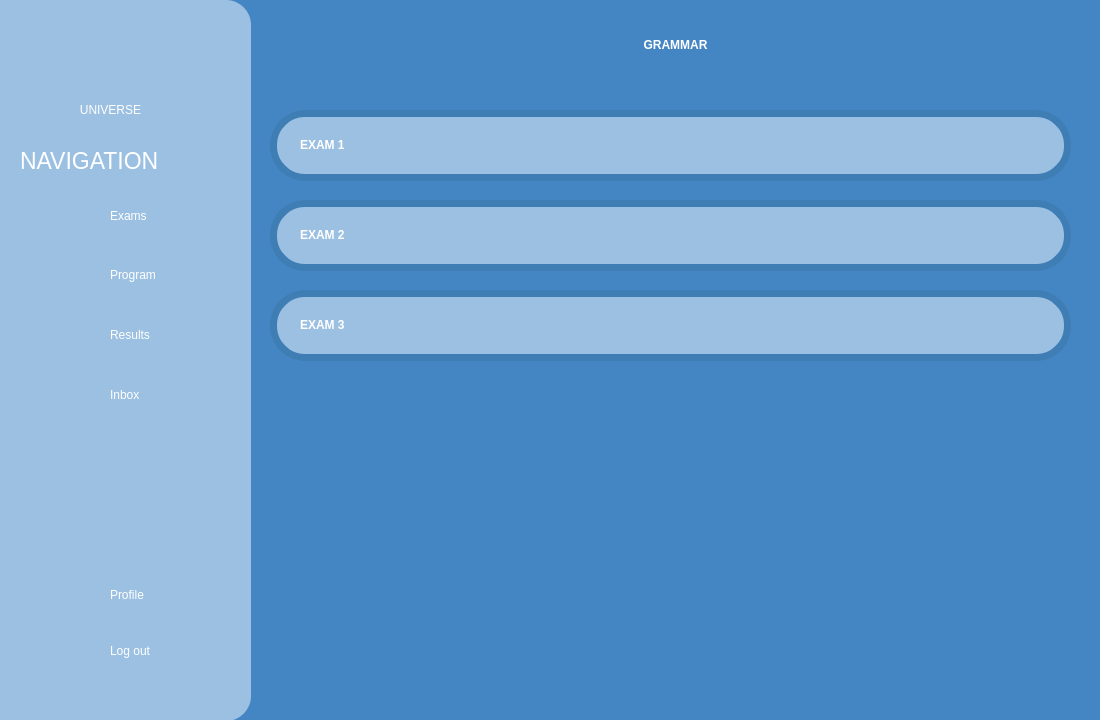
<?xml version="1.0" encoding="UTF-8"?>
<ui version="4.0">
 <class>grammar</class>
 <widget class="QWidget" name="grammar">
  <property name="geometry">
   <rect>
    <x>0</x>
    <y>0</y>
    <width>1100</width>
    <height>720</height>
   </rect>
  </property>
  <property name="windowTitle">
   <string>Form</string>
  </property>
  <widget class="QFrame" name="frame_2">
   <property name="geometry">
    <rect>
     <x>0</x>
     <y>0</y>
     <width>251</width>
     <height>721</height>
    </rect>
   </property>
   <property name="styleSheet">
    <string notr="true">background-color:rgb(155, 192, 226);
border:0px;
border-top-right-radius: 25px;
border-bottom-right-radius: 25px;</string>
   </property>
   <property name="frameShape">
    <enum>QFrame::Shape::StyledPanel</enum>
   </property>
   <property name="frameShadow">
    <enum>QFrame::Shadow::Raised</enum>
   </property>
   <widget class="QLabel" name="exams_Icon">
    <property name="geometry">
     <rect>
      <x>50</x>
      <y>190</y>
      <width>51</width>
      <height>51</height>
     </rect>
    </property>
    <property name="text">
     <string/>
    </property>
    <property name="pixmap">
     <pixmap>../assets/images/exams_icon.png</pixmap>
    </property>
    <property name="scaledContents">
     <bool>true</bool>
    </property>
   </widget>
   <widget class="QLabel" name="program_Icon">
    <property name="geometry">
     <rect>
      <x>50</x>
      <y>250</y>
      <width>51</width>
      <height>51</height>
     </rect>
    </property>
    <property name="text">
     <string/>
    </property>
    <property name="pixmap">
     <pixmap>../assets/images/program_icon.png</pixmap>
    </property>
    <property name="scaledContents">
     <bool>true</bool>
    </property>
   </widget>
   <widget class="QLabel" name="results_Icon">
    <property name="geometry">
     <rect>
      <x>50</x>
      <y>310</y>
      <width>51</width>
      <height>51</height>
     </rect>
    </property>
    <property name="text">
     <string/>
    </property>
    <property name="pixmap">
     <pixmap>../assets/images/results_icon.png</pixmap>
    </property>
    <property name="scaledContents">
     <bool>true</bool>
    </property>
   </widget>
   <widget class="QLabel" name="inbox_Icon">
    <property name="geometry">
     <rect>
      <x>50</x>
      <y>370</y>
      <width>51</width>
      <height>51</height>
     </rect>
    </property>
    <property name="text">
     <string/>
    </property>
    <property name="pixmap">
     <pixmap>../assets/images/inbox_icon.png</pixmap>
    </property>
    <property name="scaledContents">
     <bool>true</bool>
    </property>
   </widget>
   <widget class="QLabel" name="profile_Icon">
    <property name="geometry">
     <rect>
      <x>50</x>
      <y>570</y>
      <width>51</width>
      <height>51</height>
     </rect>
    </property>
    <property name="text">
     <string/>
    </property>
    <property name="pixmap">
     <pixmap>../assets/images/profile.icon.png</pixmap>
    </property>
    <property name="scaledContents">
     <bool>true</bool>
    </property>
   </widget>
   <widget class="QLabel" name="logout_Icon">
    <property name="geometry">
     <rect>
      <x>50</x>
      <y>630</y>
      <width>51</width>
      <height>51</height>
     </rect>
    </property>
    <property name="text">
     <string/>
    </property>
    <property name="pixmap">
     <pixmap resource="../resources.qrc">:/assets/images/log_out_icon.png</pixmap>
    </property>
    <property name="scaledContents">
     <bool>true</bool>
    </property>
   </widget>
   <widget class="QPushButton" name="logoutButton">
    <property name="geometry">
     <rect>
      <x>110</x>
      <y>620</y>
      <width>101</width>
      <height>61</height>
     </rect>
    </property>
    <property name="styleSheet">
     <string notr="true">font: 15pt &quot;Allerta&quot;;
color:white;
text-align:left;</string>
    </property>
    <property name="text">
     <string>Log out</string>
    </property>
   </widget>
   <widget class="QPushButton" name="examsButton">
    <property name="geometry">
     <rect>
      <x>110</x>
      <y>195</y>
      <width>71</width>
      <height>41</height>
     </rect>
    </property>
    <property name="styleSheet">
     <string notr="true">font: 15pt &quot;Allerta&quot;;
color:white;
text-align:left;</string>
    </property>
    <property name="text">
     <string>Exams</string>
    </property>
   </widget>
   <widget class="QPushButton" name="programButton">
    <property name="geometry">
     <rect>
      <x>110</x>
      <y>260</y>
      <width>111</width>
      <height>29</height>
     </rect>
    </property>
    <property name="whatsThis">
     <string>&lt;html&gt;&lt;head/&gt;&lt;body&gt;&lt;p&gt;sadas&lt;/p&gt;&lt;/body&gt;&lt;/html&gt;</string>
    </property>
    <property name="styleSheet">
     <string notr="true">font: 15pt &quot;Allerta&quot;;
color:white;
text-align:left;</string>
    </property>
    <property name="text">
     <string>Program</string>
    </property>
   </widget>
   <widget class="QPushButton" name="resultsButton">
    <property name="geometry">
     <rect>
      <x>110</x>
      <y>320</y>
      <width>91</width>
      <height>29</height>
     </rect>
    </property>
    <property name="styleSheet">
     <string notr="true">font: 15pt &quot;Allerta&quot;;
color:white;
text-align:left;</string>
    </property>
    <property name="text">
     <string>Results</string>
    </property>
   </widget>
   <widget class="QPushButton" name="inboxButton">
    <property name="geometry">
     <rect>
      <x>110</x>
      <y>380</y>
      <width>71</width>
      <height>29</height>
     </rect>
    </property>
    <property name="styleSheet">
     <string notr="true">font: 15pt &quot;Allerta&quot;;
color:white;
text-align:left;</string>
    </property>
    <property name="text">
     <string>Inbox</string>
    </property>
   </widget>
   <widget class="QPushButton" name="profileButton">
    <property name="geometry">
     <rect>
      <x>110</x>
      <y>580</y>
      <width>86</width>
      <height>29</height>
     </rect>
    </property>
    <property name="styleSheet">
     <string notr="true">font: 15pt &quot;Allerta&quot;;
color:white;
text-align:left;</string>
    </property>
    <property name="text">
     <string>Profile</string>
    </property>
   </widget>
   <widget class="QLabel" name="navigationLabel">
    <property name="geometry">
     <rect>
      <x>20</x>
      <y>130</y>
      <width>231</width>
      <height>61</height>
     </rect>
    </property>
    <property name="styleSheet">
     <string notr="true">font: 17pt;
color:white;</string>
    </property>
    <property name="text">
     <string>NAVIGATION</string>
    </property>
   </widget>
   <widget class="QLabel" name="logoIcon">
    <property name="geometry">
     <rect>
      <x>45</x>
      <y>-10</y>
      <width>141</width>
      <height>141</height>
     </rect>
    </property>
    <property name="text">
     <string/>
    </property>
    <property name="pixmap">
     <pixmap resource="../resources.qrc">:/assets/images/Logo1.png</pixmap>
    </property>
    <property name="scaledContents">
     <bool>true</bool>
    </property>
   </widget>
   <widget class="QLabel" name="label">
    <property name="geometry">
     <rect>
      <x>60</x>
      <y>100</y>
      <width>101</width>
      <height>20</height>
     </rect>
    </property>
    <property name="styleSheet">
     <string notr="true">color:white;
font: 600 12pt &quot;Crimson Text Semibold&quot;;</string>
    </property>
    <property name="text">
     <string>&lt;html&gt;&lt;head/&gt;&lt;body&gt;&lt;p align=&quot;center&quot;&gt;UNIVERSE&lt;/p&gt;&lt;/body&gt;&lt;/html&gt;</string>
    </property>
   </widget>
  </widget>
  <widget class="QLabel" name="titleLabel">
   <property name="geometry">
    <rect>
     <x>340</x>
     <y>0</y>
     <width>671</width>
     <height>91</height>
    </rect>
   </property>
   <property name="styleSheet">
    <string notr="true">color:white;
font-weight:bold;
font: 55pt &quot;Aura&quot;;</string>
   </property>
   <property name="text">
    <string>&lt;html&gt;&lt;head/&gt;&lt;body&gt;&lt;p align=&quot;center&quot;&gt;GRAMMAR&lt;/p&gt;&lt;/body&gt;&lt;/html&gt;</string>
   </property>
  </widget>
  <widget class="QLabel" name="exam3">
   <property name="geometry">
    <rect>
     <x>270</x>
     <y>290</y>
     <width>801</width>
     <height>71</height>
    </rect>
   </property>
   <property name="styleSheet">
    <string notr="true">background-color:rgb(155, 192, 226);
border:7px solid #3F7DB5;
border-radius:35px;</string>
   </property>
   <property name="text">
    <string/>
   </property>
  </widget>
  <widget class="QLabel" name="exam1">
   <property name="geometry">
    <rect>
     <x>270</x>
     <y>110</y>
     <width>801</width>
     <height>71</height>
    </rect>
   </property>
   <property name="styleSheet">
    <string notr="true">background-color:rgb(155, 192, 226);
border:7px solid #3F7DB5;
border-radius:35px;</string>
   </property>
   <property name="text">
    <string/>
   </property>
  </widget>
  <widget class="QLabel" name="backgroundblue_bg">
   <property name="geometry">
    <rect>
     <x>0</x>
     <y>0</y>
     <width>1100</width>
     <height>720</height>
    </rect>
   </property>
   <property name="styleSheet">
    <string notr="true">background-color: #4486c3;</string>
   </property>
   <property name="frameShape">
    <enum>QFrame::Shape::NoFrame</enum>
   </property>
   <property name="frameShadow">
    <enum>QFrame::Shadow::Raised</enum>
   </property>
   <property name="text">
    <string/>
   </property>
   <property name="scaledContents">
    <bool>true</bool>
   </property>
   <property name="wordWrap">
    <bool>false</bool>
   </property>
  </widget>
  <widget class="QLabel" name="exam2">
   <property name="geometry">
    <rect>
     <x>270</x>
     <y>200</y>
     <width>801</width>
     <height>71</height>
    </rect>
   </property>
   <property name="styleSheet">
    <string notr="true">background-color:rgb(155, 192, 226);
border:7px solid #3F7DB5;
border-radius:35px;</string>
   </property>
   <property name="text">
    <string/>
   </property>
  </widget>
  <widget class="QLabel" name="Exam1Label">
   <property name="geometry">
    <rect>
     <x>300</x>
     <y>100</y>
     <width>191</width>
     <height>91</height>
    </rect>
   </property>
   <property name="whatsThis">
    <string>&lt;html&gt;&lt;head/&gt;&lt;body&gt;&lt;p&gt;EXAM 1&lt;/p&gt;&lt;/body&gt;&lt;/html&gt;</string>
   </property>
   <property name="styleSheet">
    <string notr="true">color:white;
font-weight:bold;
font: 45pt &quot;Aura&quot;;</string>
   </property>
   <property name="text">
    <string>&lt;html&gt;&lt;head/&gt;&lt;body&gt;&lt;p&gt;EXAM 1&lt;/p&gt;&lt;/body&gt;&lt;/html&gt;</string>
   </property>
  </widget>
  <widget class="QLabel" name="Exam1Label_2">
   <property name="geometry">
    <rect>
     <x>300</x>
     <y>190</y>
     <width>191</width>
     <height>91</height>
    </rect>
   </property>
   <property name="whatsThis">
    <string>&lt;html&gt;&lt;head/&gt;&lt;body&gt;&lt;p&gt;EXAM 1&lt;/p&gt;&lt;/body&gt;&lt;/html&gt;</string>
   </property>
   <property name="styleSheet">
    <string notr="true">color:white;
font-weight:bold;
font: 45pt &quot;Aura&quot;;</string>
   </property>
   <property name="text">
    <string>&lt;html&gt;&lt;head/&gt;&lt;body&gt;&lt;p&gt;EXAM 2&lt;/p&gt;&lt;/body&gt;&lt;/html&gt;</string>
   </property>
  </widget>
  <widget class="QLabel" name="Exam1Label_3">
   <property name="geometry">
    <rect>
     <x>300</x>
     <y>280</y>
     <width>191</width>
     <height>91</height>
    </rect>
   </property>
   <property name="whatsThis">
    <string>&lt;html&gt;&lt;head/&gt;&lt;body&gt;&lt;p&gt;EXAM 1&lt;/p&gt;&lt;/body&gt;&lt;/html&gt;</string>
   </property>
   <property name="styleSheet">
    <string notr="true">color:white;
font-weight:bold;
font: 45pt &quot;Aura&quot;;</string>
   </property>
   <property name="text">
    <string>&lt;html&gt;&lt;head/&gt;&lt;body&gt;&lt;p&gt;EXAM 3&lt;/p&gt;&lt;/body&gt;&lt;/html&gt;</string>
   </property>
  </widget>
  <widget class="QPushButton" name="grammarButton1">
   <property name="geometry">
    <rect>
     <x>280</x>
     <y>120</y>
     <width>781</width>
     <height>51</height>
    </rect>
   </property>
   <property name="styleSheet">
    <string notr="true">background-color:rgba(0, 0, 0, 0);
border-radius:35px;</string>
   </property>
   <property name="text">
    <string/>
   </property>
  </widget>
  <widget class="QPushButton" name="grammarButton2">
   <property name="geometry">
    <rect>
     <x>280</x>
     <y>210</y>
     <width>781</width>
     <height>51</height>
    </rect>
   </property>
   <property name="styleSheet">
    <string notr="true">background-color:rgba(0, 0, 0, 0);
border-radius:35px;</string>
   </property>
   <property name="text">
    <string/>
   </property>
  </widget>
  <widget class="QPushButton" name="grammarButton3">
   <property name="geometry">
    <rect>
     <x>270</x>
     <y>300</y>
     <width>781</width>
     <height>51</height>
    </rect>
   </property>
   <property name="styleSheet">
    <string notr="true">background-color:rgba(0, 0, 0, 0);
border-radius:35px;</string>
   </property>
   <property name="text">
    <string/>
   </property>
  </widget>
  <zorder>backgroundblue_bg</zorder>
  <zorder>titleLabel</zorder>
  <zorder>exam3</zorder>
  <zorder>frame_2</zorder>
  <zorder>exam1</zorder>
  <zorder>exam2</zorder>
  <zorder>Exam1Label</zorder>
  <zorder>Exam1Label_2</zorder>
  <zorder>Exam1Label_3</zorder>
  <zorder>grammarButton1</zorder>
  <zorder>grammarButton2</zorder>
  <zorder>grammarButton3</zorder>
 </widget>
 <resources>
  <include location="../resources.qrc"/>
 </resources>
 <connections/>
</ui>
